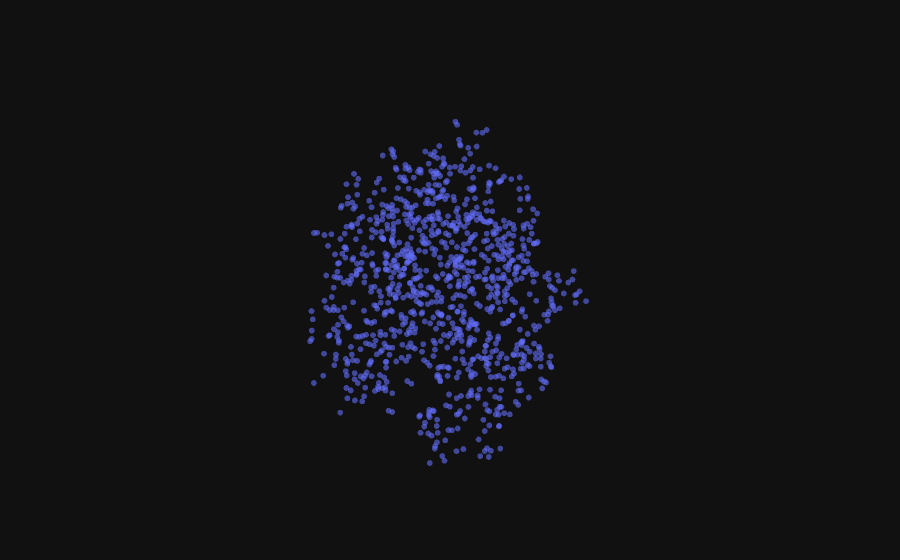

The notebook cell saved with this chart:
### Markdown cell above
#### Checking T-SNE

### Code cell
tsne_3d_embedding = TSNE(
    n_components=3,
    perplexity=15,
    random_state=seed,
    n_jobs=-1
).fit_transform(df_reduced)

fig = px.scatter_3d(
    x=tsne_3d_embedding[:, 0],
    y=tsne_3d_embedding[:, 1],
    z=tsne_3d_embedding[:, 2],
    opacity=0.6
)
fig.update_traces(marker_size=2)
fig.update_layout(margin=dict(l=0, r=0, t=0, b=0))
fig.update_scenes(
    xaxis_visible=False,
    yaxis_visible=False,
    zaxis_visible=False
)

fig.show()

### Figure 1 — Plotly figure (JSON) as saved in the notebook; plotly's stock layout.template omitted (floating-point values rounded to 4 significant figures; data arrays with more than 128 entries replaced by an {"elided": "..."} marker saying what was removed)
{"data": [{"hovertemplate": "x=%{x}<br>y=%{y}<br>z=%{z}<extra></extra>", "legendgroup": "", "marker": {"color": "#636efa", "opacity": 0.6, "symbol": "circle", "size": 2}, "mode": "markers", "name": "", "scene": "scene", "showlegend": false, "x": {"elided": "1010 float values"}, "y": {"elided": "1010 float values"}, "z": {"elided": "1010 float values"}, "type": "scatter3d"}], "layout": {"scene": {"domain": {"x": [0.0, 1.0], "y": [0.0, 1.0]}, "xaxis": {"title": {"text": "x"}, "visible": false}, "yaxis": {"title": {"text": "y"}, "visible": false}, "zaxis": {"title": {"text": "z"}, "visible": false}}, "legend": {"tracegroupgap": 0}, "margin": {"t": 0, "l": 0, "r": 0, "b": 0}}}
